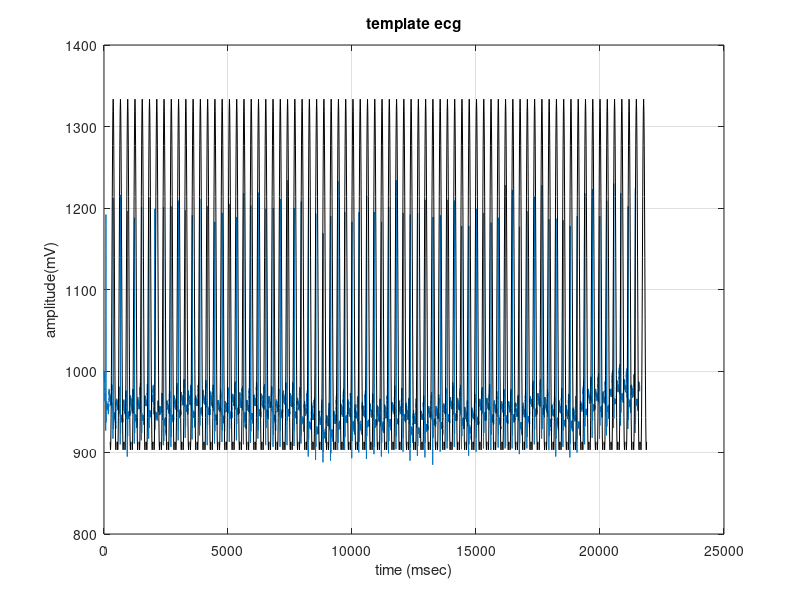

This chart was generated by the following MATLAB code:
clc; clear all; close all;
load('100m.mat');
x=val(1,:);
ecg=x';
figure(1);
plot(ecg); grid on;
title('ecg wave'); xlabel('time (msec)'); ylabel('amplitude(mV)');
hold on;


f2=zeros(1,21600);
Fc=10;
Fb=8;
M=500;
t = -10:1:10;
    a = sqrt(Fb).*sinc(Fb*10*t/M);
    b = sqrt(-Fb).*sinc(Fb*10*t/M);
    c=a+b;
    
    for i=0:293:21600
    f1=(12*t);
    f2=(125*c)+980;
    f1=f1+i+370;
    plot(f1,f2,'k-');grid on; 
    hold on;
    end
title('template ecg'); xlabel('time (msec)'); ylabel('amplitude(mV)');


% 
%   for i=0:100:10000
%     plot(f2(i));
%     hold on;
%    plot(g2(i));
%    hold on;
%    end;
%  